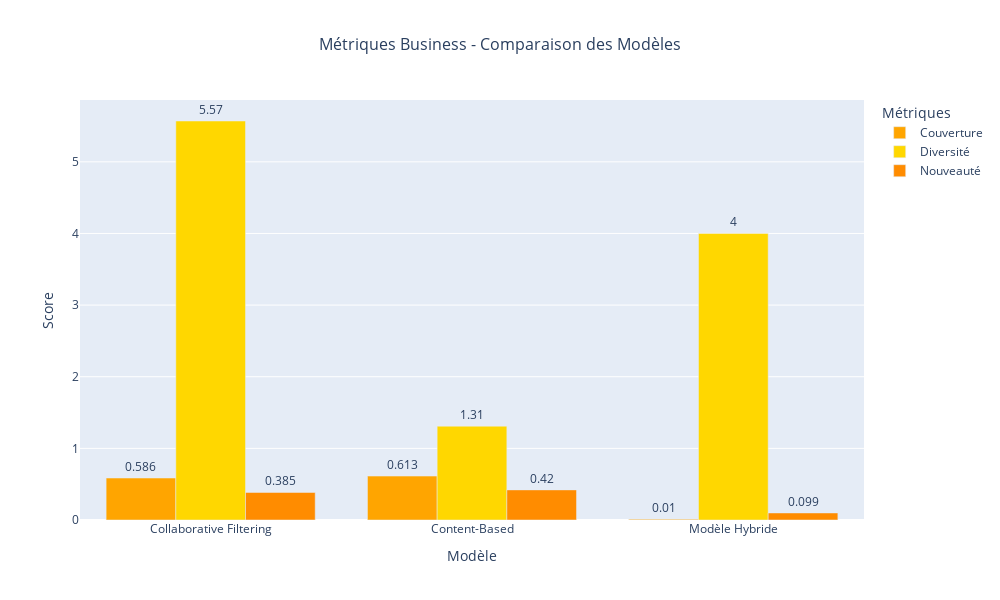

Notebook source saved alongside this figure:
### Markdown cell above
4.5 - Métriques Business

Calculez des métriques orientées métier.

### Code cell
# TODO : Couverture du catalogue
def catalog_coverage(all_recommendations, total_products):
    """
    Pourcentage de produits recommandés au moins une fois
    
    Args:
        all_recommendations: liste de listes de recommandations pour chaque utilisateur
        total_products: nombre total de produits dans le catalogue
    
    Returns:
        coverage: float entre 0 et 1
    """
    all_recommended_products = set()
    for recommendations in all_recommendations:
        all_recommended_products.update(recommendations)
    
    coverage = len(all_recommended_products) / total_products if total_products > 0 else 0.0
    
    return coverage

# TODO : Diversité
def diversity_score(recommendations, products_df):
    """
    Nombre moyen de catégories différentes dans les recommandations
    
    Args:
        recommendations: liste de listes de recommandations pour chaque utilisateur
        products_df: DataFrame des produits avec colonne 'category'
    
    Returns:
        diversity: float (nombre moyen de catégories)
    """
    diversities = []
    
    for rec_list in recommendations:
        if len(rec_list) == 0:
            diversities.append(0.0)
            continue
        
        recommended_products = products_df[products_df['product_id'].isin(rec_list)]
        unique_categories = recommended_products['category'].nunique()
        
        diversities.append(unique_categories)
    
    return np.mean(diversities) if len(diversities) > 0 else 0.0

# TODO : Nouveauté
def novelty_score(recommendations, product_popularity):
    """
    Score de nouveauté basé sur la popularité inversée
    Plus un produit est rare, plus il est nouveau
    
    Args:
        recommendations: liste de listes de recommandations pour chaque utilisateur
        product_popularity: Series avec product_id en index et popularité en valeur
    
    Returns:
        novelty: float (score moyen de nouveauté)
    """
    novelties = []
    
    max_popularity = product_popularity.max()
    if max_popularity > 0:
        normalized_popularity = 1 - (product_popularity / max_popularity)
    else:
        normalized_popularity = pd.Series(0, index=product_popularity.index)
    
    for rec_list in recommendations:
        if len(rec_list) == 0:
            novelties.append(0.0)
            continue
        
        rec_products = [p for p in rec_list if p in normalized_popularity.index]
        if len(rec_products) > 0:
            novelty = normalized_popularity[rec_products].mean()
            novelties.append(novelty)
        else:
            novelties.append(0.0)
    
    return np.mean(novelties) if len(novelties) > 0 else 0.0


print("MÉTRIQUES BUSINESS")

all_rec_cf = []
all_rec_content = []
all_rec_hybrid = []

for user_id in test_users[:100]:
    try:
        all_rec_cf.append(recommend_cf_wrapper(user_id))
        all_rec_content.append(recommend_content_wrapper(user_id))
        all_rec_hybrid.append(recommend_hybrid_wrapper(user_id))
    except:
        all_rec_cf.append([])
        all_rec_content.append([])
        all_rec_hybrid.append([])

product_popularity = train_interactions.groupby('product_id').size()

coverage_cf = catalog_coverage(all_rec_cf, len(products_df))
coverage_content = catalog_coverage(all_rec_content, len(products_df))
coverage_hybrid = catalog_coverage(all_rec_hybrid, len(products_df))

diversity_cf = diversity_score(all_rec_cf, products_df)
diversity_content = diversity_score(all_rec_content, products_df)
diversity_hybrid = diversity_score(all_rec_hybrid, products_df)

novelty_cf = novelty_score(all_rec_cf, product_popularity)
novelty_content = novelty_score(all_rec_content, product_popularity)
novelty_hybrid = novelty_score(all_rec_hybrid, product_popularity)

business_metrics = pd.DataFrame({
    'Collaborative Filtering': [coverage_cf, diversity_cf, novelty_cf],
    'Content-Based': [coverage_content, diversity_content, novelty_content],
    'Modèle Hybride': [coverage_hybrid, diversity_hybrid, novelty_hybrid]
}, index=['Couverture', 'Diversité', 'Nouveauté'])

print("\nMétriques Business :")
print(business_metrics.round(3))

fig_business = go.Figure()

for i, metric in enumerate(['Couverture', 'Diversité', 'Nouveauté']):
    fig_business.add_trace(go.Bar(
        name=metric,
        x=business_metrics.columns,
        y=business_metrics.loc[metric].values,
        marker_color=colors[i % len(colors)],
        text=business_metrics.loc[metric].values.round(3),
        textposition='outside',
        hovertemplate=f'<b>%{{x}}</b><br>{metric}: %{{y:.4f}}<extra></extra>'
    ))

fig_business.update_layout(
    title={
        'text': 'Métriques Business - Comparaison des Modèles',
        'x': 0.5,
        'xanchor': 'center',
        'font': {'size': 16}
    },
    xaxis=dict(title='Modèle'),
    yaxis=dict(title='Score'),
    barmode='group',
    width=1000,
    height=600,
    legend=dict(title='Métriques'),
    hovermode='x unified'
)

fig_business.show()

### Figure 1 — Plotly figure (JSON) as saved in the notebook; plotly's stock layout.template omitted (floating-point values rounded to 4 significant figures)
{"data": [{"hovertemplate": "<b>%{x}</b><br>Couverture: %{y:.4f}<extra></extra>", "marker": {"color": "orange"}, "name": "Couverture", "text": [0.586, 0.613, 0.01], "textposition": "outside", "type": "bar", "x": ["Collaborative Filtering", "Content-Based", "Modèle Hybride"], "y": [0.586, 0.613, 0.01]}, {"hovertemplate": "<b>%{x}</b><br>Diversité: %{y:.4f}<extra></extra>", "marker": {"color": "gold"}, "name": "Diversité", "text": [5.57, 1.31, 4.0], "textposition": "outside", "type": "bar", "x": ["Collaborative Filtering", "Content-Based", "Modèle Hybride"], "y": [5.57, 1.31, 4.0]}, {"hovertemplate": "<b>%{x}</b><br>Nouveauté: %{y:.4f}<extra></extra>", "marker": {"color": "darkorange"}, "name": "Nouveauté", "text": [0.385, 0.42, 0.099], "textposition": "outside", "type": "bar", "x": ["Collaborative Filtering", "Content-Based", "Modèle Hybride"], "y": [0.3846, 0.4203, 0.09857]}], "layout": {"barmode": "group", "height": 600, "hovermode": "x unified", "legend": {"title": {"text": "Métriques"}}, "title": {"font": {"size": 16}, "text": "Métriques Business - Comparaison des Modèles", "x": 0.5, "xanchor": "center"}, "width": 1000, "xaxis": {"title": {"text": "Modèle"}}, "yaxis": {"title": {"text": "Score"}}}}
